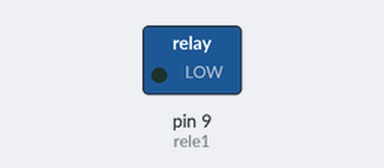
A sketch run on a simulated Arduino Uno, built with avr-gcc and run on an emulated ATmega328P. On the bench: switched loads named in the sketch (green lamp = pin HIGH).

Above: at 2.5 s.
At 7.5 s:
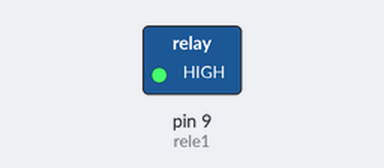
Timing chart, 0 to 13.0 s (numbered marks = the images above):
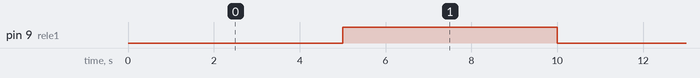

Measured:
- by itself, pin 9 (rele1): alternates HIGH for 5.0 s and LOW for 5.0 s

The sketch:

Int_codigo_prueba_reles.ino
```cpp
//CODIGO


int rele1= 9;

uint32_t old_millis = 0;
uint32_t interval = 0;
uint8_t stage = 0;

// button variables
int buttonPin = 2;
int ledState = HIGH;        // the current state of the output pin
int buttonState  = LOW;            // the current reading from the input pin
int lastButtonState = LOW;  // the previous reading from the input pin

// the following variables are unsigned longs because the time, measured in
// milliseconds, will quickly become a bigger number than can be stored in an int.
unsigned long lastDebounceTime = 0;  // the last time the output pin was toggled
unsigned long debounceDelay = 50;    // the debounce time; increase if the output flickers


void setup()
{
  pinMode(rele1, OUTPUT);

}

void loop()
{

  digitalWrite(rele1, LOW);
  delay(5000);
     digitalWrite(rele1, HIGH);
delay(5000);

}
```
